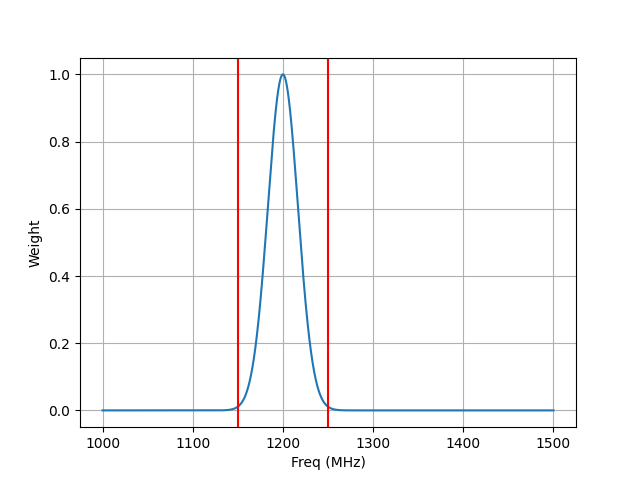

This figure's Python source:
import sys
import yaml
import math
import random
import numpy as np
import matplotlib.pyplot as plt

def normal_distribution(x, mean, sigma):
    return np.exp(-1*((x-mean)**2)/(2*(sigma**2)))/(math.sqrt(2*np.pi) * sigma)

def saveFile(bandspec):
    bandpsecFile = 'bandspec_'+str(int(bandset[0]))+'-'+str(int(bandset[1]))+'MHz'
    print "save to file: %s.npy" %(bandpsecFile)
    np.save(bandpsecFile, bandspec)

def bandspec(params):
    f1 = params['f1']
    f2 = params['f2']
    nchan = params['nchan']
    chan_freqs = np.linspace(f1, f2, num=nchan)
    band_center = (bandset[0] + bandset[1])/2.
    band = bandset[1] - bandset[0]
    
    # 2*(5sigma) = band, mean = band center
    mean1, sigma1 = band_center, band/2./3.
    bandspec = normal_distribution(chan_freqs, mean1, sigma1)
    bandspec = bandspec/max(bandspec)

    plot = False
    #plot = True 
    if (plot):
        plt.plot(chan_freqs, bandspec)
        plt.axvline(x=bandset[0], c='r')
        plt.axvline(x=bandset[1], c='r')
        plt.xlabel("Freq (MHz)")
        plt.ylabel("Weight")
        plt.grid()
        plt.savefig("bandspec.png")
        plt.show()

    return bandspec

 


if __name__=="__main__":

    # reading telescope setting from simulate file
    fastParam = "params/FAST_19Beam.params"
    with open(fastParam, 'r') as fp:
        params=yaml.load(fp.read(), Loader=yaml.FullLoader)
        
    global bandset
    bandset = [float(i) for i in sys.argv[1:]]
    
    print "Telescope info: %s MHz, %s MHz, %s" %(params['f1'], params['f2'], params['nchan'])
    print "Band Setting: ", bandset
    bandspec = bandspec(params)
    saveFile(bandspec)
